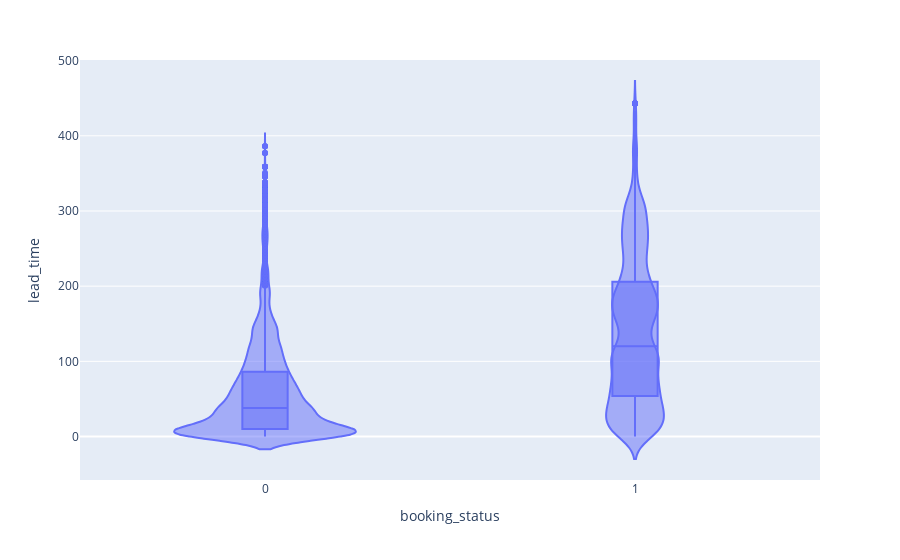

Here is the notebook cell this chart was saved with:
### Markdown cell above
### Análise dos Gráficos Violino: Mês de Chegada x Status da Reserva

Os gráficos violino apresentados mostram a distribuição do `mês de chegada` (eixo y) em relação ao `status da reserva` (eixo x), onde 0 indica cancelamento e 1 indica que a reserva foi concretizada.

**Observações:**

* **Distribuição Similar:** A forma geral da distribuição dos `meses de chegada` é bastante similar entre os dois `status de reserva`. Isso sugere que o `mês de chegada`, por si só, não é um fator determinante para o cancelamento ou confirmação da reserva.
* **Meses de Pico:** Ambos os gráficos mostram picos de densidade no mês de outubro (mês 10), indicando que este é o mês mais popular para reservas, independentemente do status final.
* **Variação Ligeiramente Maior em Reservas Canceladas:** A distribuição dos `meses de chegada` para reservas canceladas (0) apresenta uma ligeira variação maior, com uma densidade um pouco mais espalhada pelos meses do ano. Isso poderia indicar que os cancelamentos são um pouco mais distribuídos ao longo do ano em comparação com as reservas confirmadas.
* **Mediana Semelhante:** A mediana do `mês de chegada` é praticamente a mesma para ambos os grupos, em torno de agosto (mês 8).

**Conclusões:**

Em geral, o `mês de chegada` parece não ser um fator crucial na diferenciação entre reservas canceladas e confirmadas. As distribuições são muito semelhantes, com picos de densidade nos mesmos meses e medianas praticamente idênticas.

### Code cell
violin_lead_time = px.violin(df_hotel, x="booking_status", y="lead_time", box=True)
violin_lead_time.show()

### Figure 1 — Plotly figure (JSON) as saved in the notebook; plotly's stock layout.template omitted (floating-point values rounded to 4 significant figures; data arrays with more than 128 entries replaced by an {"elided": "..."} marker saying what was removed)
{"data": [{"alignmentgroup": "True", "box": {"visible": true}, "hovertemplate": "booking_status=%{x}<br>lead_time=%{y}<extra></extra>", "legendgroup": "", "marker": {"color": "#636efa"}, "name": "", "offsetgroup": "", "orientation": "v", "scalegroup": "True", "showlegend": false, "type": "violin", "x": {"elided": "34146 int values"}, "x0": " ", "xaxis": "x", "y": {"elided": "34146 int values"}, "y0": " ", "yaxis": "y"}], "layout": {"legend": {"tracegroupgap": 0}, "margin": {"t": 60}, "violinmode": "group", "xaxis": {"anchor": "y", "domain": [0, 1], "title": {"text": "booking_status"}}, "yaxis": {"anchor": "x", "domain": [0, 1], "title": {"text": "lead_time"}}}}
